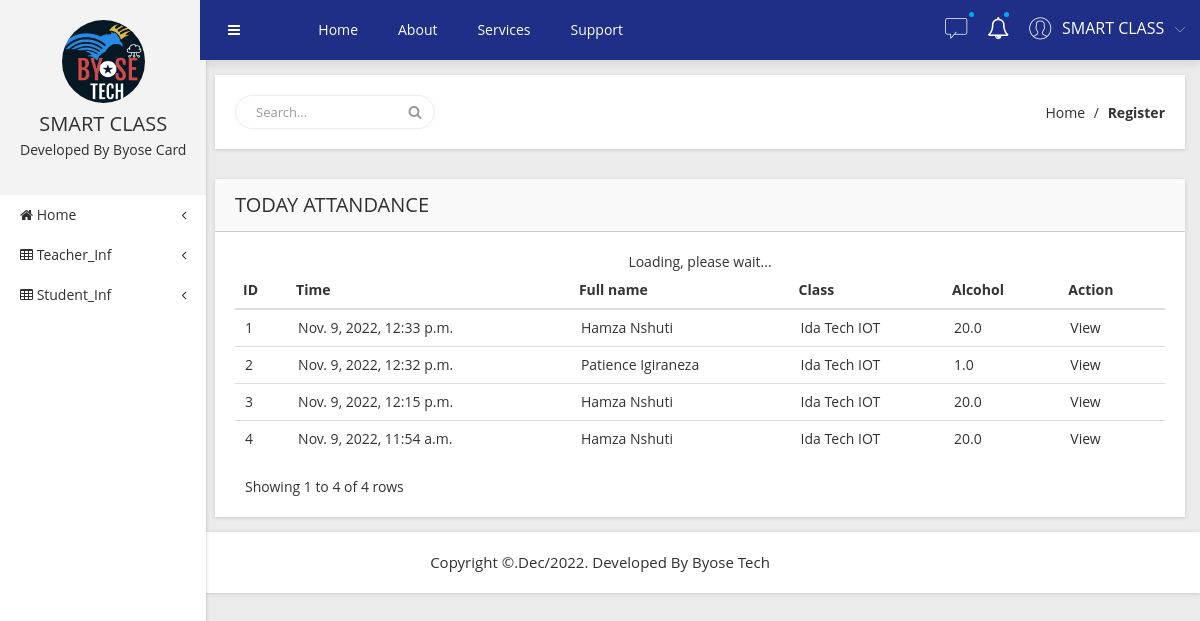
The page /today/ on the database its author committed.
### indexapp/models.py (models this page shows, shortened)
class Attendance(models.Model):
    student = models.ForeignKey(Student, null=False, on_delete=models.CASCADE)
    class_attend = models.ForeignKey(OurClass, null=False, on_delete=models.CASCADE)
    arrive_time = models.DateTimeField(auto_now=True)
    alcohol_level = models.FloatField(default=0)

class Student(models.Model):
    class_name = models.ForeignKey(OurClass, null=False, on_delete=models.CASCADE, default=1)
    user_type = models.CharField(default='user', max_length=24, choices=user_types)
    card_id = models.CharField(max_length=100, null=True, unique=True)
    fullname = models.CharField(null=False, max_length=40)
    address = models.CharField(null=False, max_length=40)
    telephone = models.CharField(null=False, max_length=20)
    balance = models.FloatField(default=0)
    def __str__(self):
        return self.fullname

class OurClass(models.Model):
    class_id = models.OneToOneField(User, null=False, on_delete=models.CASCADE)
    school = models.ForeignKey(School, null=False, on_delete=models.CASCADE)
    identifier = models.CharField(null=False, unique=True, max_length=40)
    name = models.CharField(null=False, max_length=40)
    class_tel = models.CharField(null=False, max_length=20)
    def __str__(self):
        return self.name

### indexapp/views.py (the view)
# urls.py: path('today/', views.today_attendance),
def today_attendance(request):
    today = datetime.today()
    year = today.year
    month = today.month
    day = today.day
    data = Attendance.objects.filter(arrive_time__year=year,
    arrive_time__month=month, arrive_time__day=day).order_by('-id')
    context = {'datas': data, 'name':'TODAY ATTANDANCE'}
    return render(request, 'attendance.html', context)

### indexapp/templates/attendance.html (shortened to what this page needs)
{% load static %}
<!DOCTYPE html>
<html lang="en">
    <head>
        <link rel="stylesheet" href="{% static 'css/bootstrap.min.css' %}" />
        <link rel="stylesheet" href="{% static 'css/font-awesome.min.css' %}" />
        <link rel="stylesheet" href="{% static 'css/adminpro-custon-icon.css' %}" />
        <link rel="stylesheet" href="{% static 'css/meanmenu.min.css' %}" />
        <link rel="stylesheet" href="{% static 'css/jquery.mCustomScrollbar.min.css' %}" />
        <link rel="stylesheet" href="{% static 'css/animate.css' %}" />
        <link rel="stylesheet" href="{% static 'css/normalize.css' %}" />
        <link rel="stylesheet" href="{% static 'css/form.css' %}" />
        <link rel="stylesheet" href="{% static 'style.css' %}" />
        <link rel="stylesheet" href="{% static 'css/responsive.css' %}" />
    </head>
<body class="materialdesign">
    <div class="wrapper-pro">
        <div class="left-sidebar-pro">
            <nav id="sidebar">
                <div class="sidebar-header">
                    <a href="#"><img src="img/message/logo.png" alt="" />
                    </a>
                    <h3>SMART CLASS</h3>
                    <p>Developed By Byose Card </p>
                </div>
                <div class="left-custom-menu-adp-wrap">
                    <ul class="nav navbar-nav left-sidebar-menu-pro">
                        <li class="nav-item">
                            <a href="#" data-toggle="dropdown" role="button" aria-expanded="false"
                                class="nav-link dropdown-toggle"><i class="fa big-icon fa-home"></i> <span
                                    class="mini-dn">Home</span> <span class="indicator-right-menu mini-dn"><i
                                        class="fa indicator-mn fa-angle-left"></i></span></a>
                        </li>
                        <li class="nav-item"><a href="#" data-toggle="dropdown" role="button" aria-expanded="false"
                                class="nav-link dropdown-toggle"><i class="fa big-icon fa-table"></i> <span
                                    class="mini-dn">Teacher_Inf</span> <span class="indicator-right-menu mini-dn"><i
                                        class="fa indicator-mn fa-angle-left"></i></span></a>
                        </li>
                        <li class="nav-item"><a href="#" data-toggle="dropdown" role="button" aria-expanded="false"
                                class="nav-link dropdown-toggle"><i class="fa big-icon fa-table"></i> <span
                                    class="mini-dn">Student_Inf</span> <span class="indicator-right-menu mini-dn"><i
                                        class="fa indicator-mn fa-angle-left"></i></span></a>
                        </li>
                    </ul>
                </div>
            </nav>
        </div>
        <div class="content-inner-all">
            <div class="header-top-area">
                <div class="fixed-header-top">
                    <div class="container-fluid">
                        <div class="row">
                            <div class="col-lg-1 col-md-6 col-sm-6 col-xs-12">
                                <button type="button" id="sidebarCollapse"
                                    class="btn bar-button-pro header-drl-controller-btn btn-info navbar-btn">
                                    <i class="fa fa-bars"></i>
                                </button>
                            </div>
                            <div class="col-lg-6 col-md-1 col-sm-1 col-xs-12">
                                <div class="header-top-menu tabl-d-n">
                                    <ul class="nav navbar-nav mai-top-nav">
                                        <li class="nav-item"><a href="index.html" class="nav-link">Home</a>
                                        </li>
                                        <li class="nav-item"><a href="#" class="nav-link">About</a>
                                        </li>
                                        <li class="nav-item"><a href="#" class="nav-link">Services</a>
                                        </li>
                                        <li class="nav-item"><a href="#" class="nav-link">Support</a>
                                        </li>
                                    </ul>
                                </div>
                            </div>
                            <div class="col-lg-5 col-md-5 col-sm-6 col-xs-12">
                                <div class="header-right-info">
                                    <ul class="nav navbar-nav mai-top-nav header-right-menu">
                                        <li class="nav-item dropdown">
                                            <a href="#" data-toggle="dropdown" role="button" aria-expanded="false"
                                                class="nav-link dropdown-toggle"><span
                                                    class="adminpro-icon adminpro-chat-pro"></span><span
                                                    class="indicator-ms"></span></a>
                                        </li>
                                        <li class="nav-item"><a href="#" data-toggle="dropdown" role="button"
                                                aria-expanded="false" class="nav-link dropdown-toggle"><i
                                                    class="fa fa-bell-o" aria-hidden="true"></i><span
                                                    class="indicator-nt"></span></a>
                                        </li>
                                        <li class="nav-item">
                                            <a href="#" data-toggle="dropdown" role="button" aria-expanded="false"
                                                class="nav-link dropdown-toggle">
                                                <span
                                                    class="adminpro-icon adminpro-user-rounded header-riht-inf"></span>
                                                <span class="admin-name">SMART CLASS</span>
                                                <span
                                                    class="author-project-icon adminpro-icon adminpro-down-arrow"></span>
                                            </a>
                                    </ul>
                                </div>
                            </div>
                        </div>
                    </div>
                </div>
            </div>
            <div class="breadcome-area mg-b-30 small-dn">
                <div class="container-fluid">
                    <div class="row">
                        <div class="col-lg-12">
                            <div class="breadcome-list shadow-reset">
                                <div class="row">
                                    <div class="col-lg-6">
                                        <div class="breadcome-heading">
                                            <form role="search" class="">
                                                <input type="text" placeholder="Search..." class="form-control">
                                                <a href=""><i class="fa fa-search"></i></a>
                                            </form>
                                        </div>
                                    </div>
                                    <div class="col-lg-6">
                                        <ul class="breadcome-menu">
                                            <li><a href="#">Home</a> <span class="bread-slash">/</span>
                                            </li>
                                            <li><span class="bread-blod">Register</span>
                                            </li>
                                        </ul>
                                    </div>
                                </div>
                            </div>
                        </div>
                    </div>
                </div>
            </div>
            <div class="admin-dashone-data-table-area">
                <div class="container-fluid">
                    <div class="row">
                        <div class="col-lg-12">
                            <div class="sparkline8-list shadow-reset">
                                <div class="sparkline8-hd">
                                    <div class="main-sparkline8-hd">
                                        <h1>{{ name }}</h1>
                                    </div>
                                </div>
                                <div class="sparkline8-graph">
                                    <div class="datatable-dashv1-list custom-datatable-overright">
                                        <table id="table" data-toggle="table" data-pagination="true">
                                            <thead>
                                                <tr>
                                                    <th data-field="id">ID</th>
                                                    <th data-field="name">Time</th>
                                                    <th data-field="email">Full name</th>
                                                    <th data-field="phone">Class</th>
                                                    <th data-field="company">Alcohol</th>
                                                    <th data-field="price">Action</th>
                                                </tr>
                                            </thead>
                                            <tbody>
                                                {% for data in datas %}
                                                <tr>
                                                    <td> {{ forloop.counter }} </td>
                                                    <td> {{ data.arrive_time }} </td>
                                                    <td> {{ data.student }} </td>
                                                    <td> {{ data.class_attend }} </td>
                                                    <td> {{ data.alcohol_level }} </td>
                                                        <td> <a href="/view/{{ data.id }}"> View </a></td>
                                                </tr>
                                                {% endfor %}
                                            </tbody>
                                        </table>
                                    </div>
                                </div>
                            </div>
                        </div>
                    </div>
                </div>
            </div>
        </div>
    </div>
    <div class="footer-copyright-area">
        <div class="container-fluid">
            <div class="row">
                <div class="col-lg-12">
                    <div class="footer-copy-right">
                        <p>Copyright &#169;.Dec/2022. Developed By Byose Tech</p>
                    </div>
                </div>
            </div>
        </div>
    </div>
</body>
</html>

### rows shown on the page
Attendance: arrive_time "Nov. 9, 2022, 12:33 p.m.", student "Hamza Nshuti", class_attend "Ida Tech IOT", alcohol_level "20.0"
Attendance: arrive_time "Nov. 9, 2022, 12:32 p.m.", student "Patience Igiraneza", class_attend "Ida Tech IOT", alcohol_level "1.0"
Attendance: arrive_time "Nov. 9, 2022, 12:15 p.m.", student "Hamza Nshuti", class_attend "Ida Tech IOT", alcohol_level "20.0"
Attendance: arrive_time "Nov. 9, 2022, 11:54 a.m.", student "Hamza Nshuti", class_attend "Ida Tech IOT", alcohol_level "20.0"

### other values the page prints
{{ name }} "TODAY ATTANDANCE"
